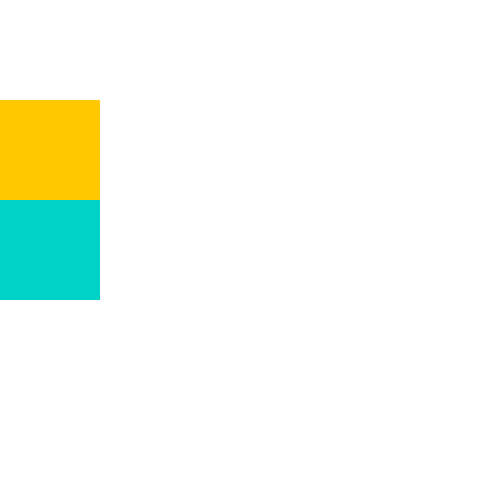
Frame 1 (no input)
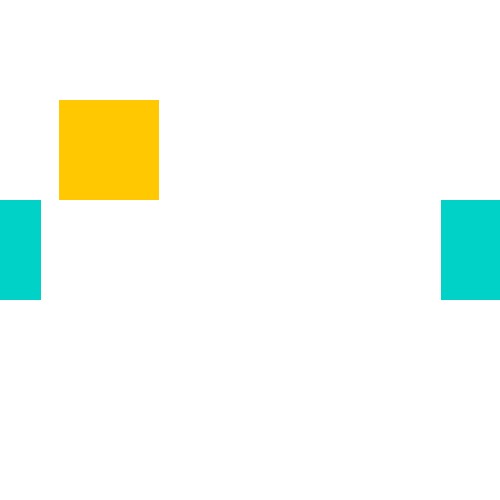
Frame 60 (the mouse pressed at the canvas centre just before this capture)
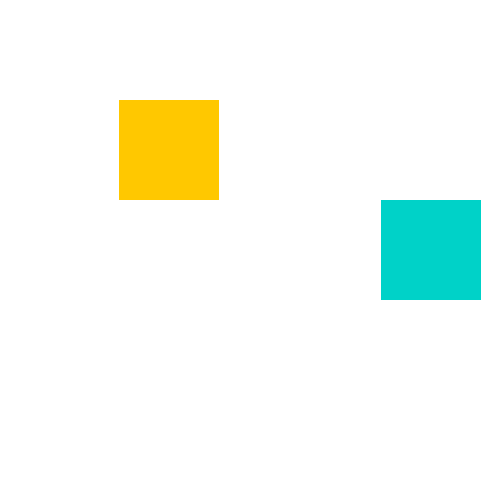
Frame 120 (the mouse held since frame 60 and released just before this capture)

The Processing sketch that drew these frames (run headless with seeded random() and noise(); from frame 60 on, the mouse is pressed at the canvas centre):

// Processing sketch: ex1_4
// ── ex1_4.pde
  int i;
  int j;

  int a;
  int b;
  
  void setup ()
    {
    size(500,500); 
    i=0;
    j=0;
    
   a=500;
   b=0;
    }
    
    void draw()
    {
      background(255);
          
        noStroke();
    
      fill(255,200,0);
      
      rect(i++,100,100,100);
      if (i ==500) i=0;
      rect (j++,100,100,100); 
      if (i ==400) j=-100;
   
      fill(0, 210, 200);
      rect(a--,200,100,100);
      if (a ==-100) a=400;   
      
      rect(b--,200,100,100);
      if (a==0) b=500;
     println(a);
     println(b);
  
       frameRate(100);
    }
